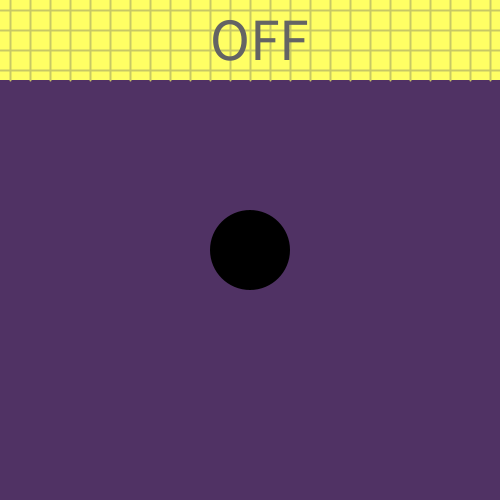
Frame 1 (no input)
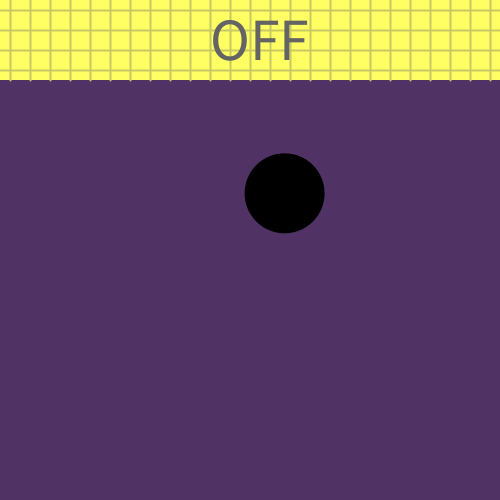
Frame 60 (the mouse pressed at the canvas centre just before this capture)
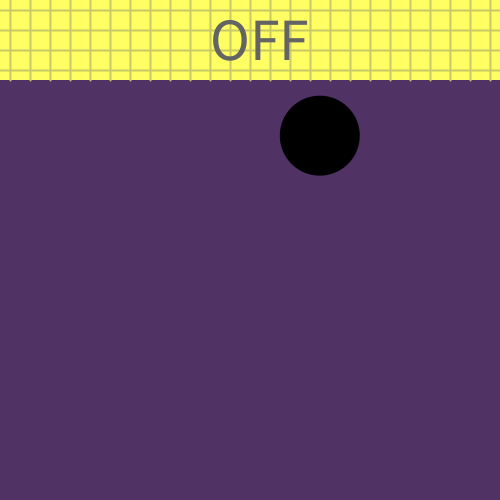
Frame 120 (the mouse held since frame 60 and released just before this capture)

The Processing sketch that drew these frames (run headless with seeded random() and noise(); from frame 60 on, the mouse is pressed at the canvas centre):

// Processing sketch: Wk4bex
// ── Wk4bex.pde
/*
Exercise 2: Floating circle with a switch to turn on/off colors
 
 COMP1000 2024
 */

float x;
float y;
float dx;
float dy;
boolean isOn = false;
color lampColor = color(200, 255, 220);
int diameter = 80;

void setup() {
  size(500, 500);
  x = width/2;
  y = height/2;
  dx = random(-2, 2);
  dy = random(-2, 2);
}

void draw() {
  background(80, 50, 100);
  noStroke();

  // Draws the Switch button design
  fill(255, 255, 100);
  rect(0, 0, width, 80);
  stroke(200, 200, 100);
  strokeWeight(2);
  for (int lineX = 10; lineX < width; lineX = lineX + 20) {
    line(lineX, 0, lineX, 80);
  }
    for (int lineY = 10; lineY < 80; lineY = lineY + 20) {
    line(0, lineY, width, lineY);
  }
  // Exercise 4: Add horizontal stripes.

  // Changes on/off text depending on which event is true. If isOn is true then text will display on, otherwise will display off
  textSize(60);
  fill(100);
  if (isOn) {
    text("ON", width/2-40, 60);
  } else {
    text("OFF", width/2-40, 60);
  }

  // Draws lamp and changes lamp color
  noStroke();
  if (isOn) {
    fill(lampColor);
    // Exercise 7: Add rays of light
  } else {
    fill(0);
  }

  ellipse(x, y, diameter, diameter);

  // Makes the ball bounce from all four sides, + stops the ball from going into the header.
  if (x > width - diameter/2) {
    dx = -dx;
  }

  if (x < diameter/2) {
    dx = -dx;
  }

  if (y > width - diameter/2) {
    dy = -dy;
  }

  if (y < 80 + diameter/2) { 
    dy = -dy;
  }

  // Moxes the lamp position based on direction
  x = x + dx;
  y = y + dy;
  
}

void mousePressed() {
  // Turns the lmap and off
  // Exercise 3: Only if you click the top yellow bar
  
  if(mouseY<=80){
  isOn = !isOn;
  }
}


void mouseDragged() {
  // Attaches the ball to the mouse pointer enabling the user to drag the ball wherever they point their mouse.
  
  // Exercise 3: Only if you click on the lamp
  if(dist(x,y,mouseX,mouseY) <= diameter){
  x = mouseX;
  y = mouseY;
  }
}

void keyPressed() {
  // Changes lamp color
  
  //Exercise 3: Only if you press key 'R' or 'r'
  if(key == 'r' || key == 'R'){
  float newRed = random(100, 255);
  float newGreen = random(100, 255);
  float newBlue = random(100, 255);
  lampColor = color(newRed, newGreen, newBlue);
  }
}
